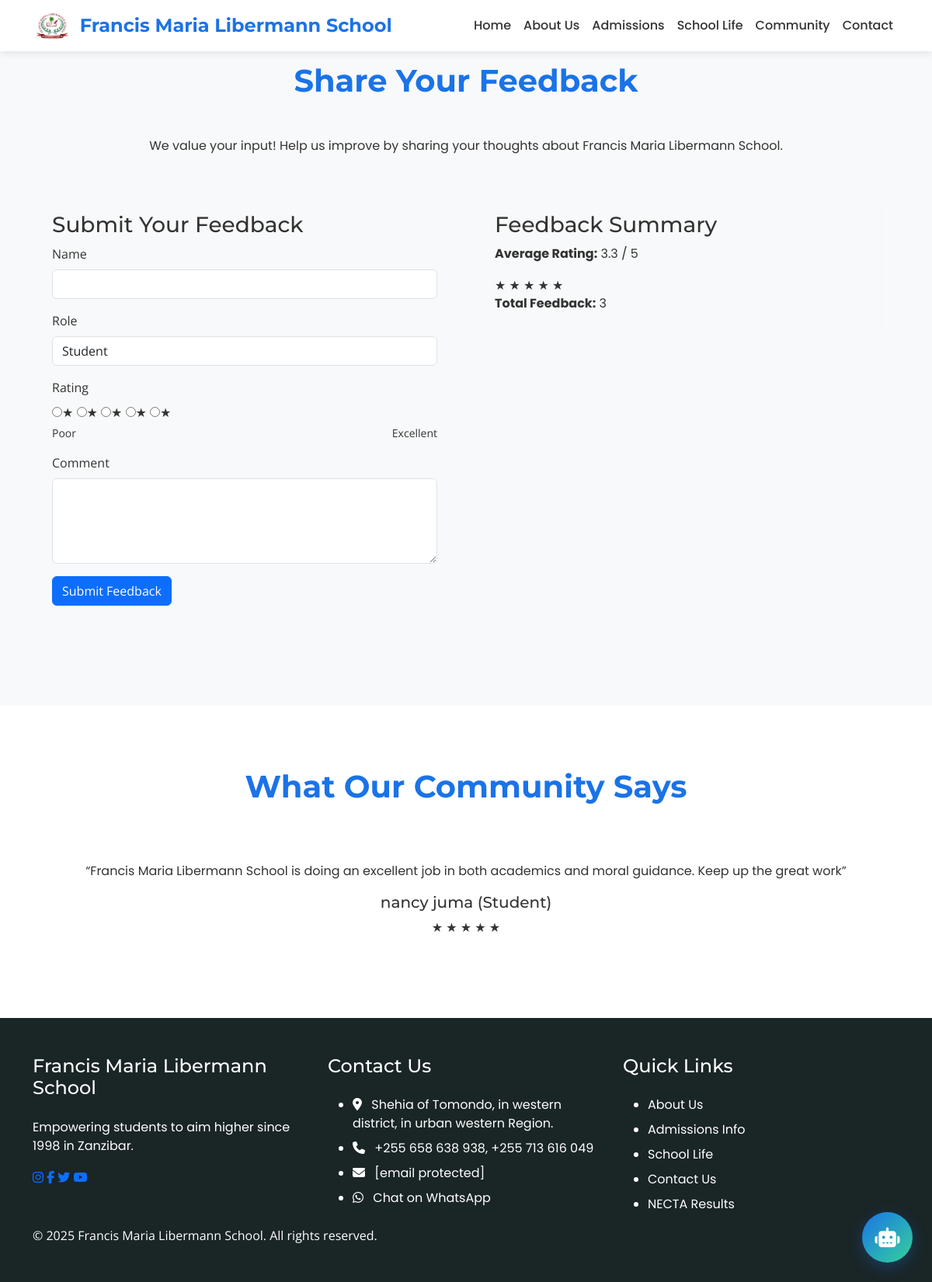
Screenshot of /feedback with the database file from the repository.
### app/models.py (models this page shows, shortened)
class Feedback(db.Model):
    id = db.Column(db.Integer, primary_key=True)
    name = db.Column(db.String(100), nullable=False)
    role = db.Column(db.String(50), nullable=False)
    comment = db.Column(db.Text, nullable=False)
    rating = db.Column(db.Integer, nullable=False)
    approved = db.Column(db.Boolean, default=False)
    created_at = db.Column(db.DateTime, default=datetime.utcnow)

### app/routes.py (the view, shortened to what this page needs)
@main.route('/feedback', methods=['GET', 'POST'])
def feedback():
    approved_feedback = Feedback.query.filter_by(approved=True).all()
    return render_template('student-feedback.html',
                           feedback_list=approved_feedback,
                           current_page='feedback')

### app/templates/student-feedback.html (shortened to what this page needs)
{% extends "base.html" %}
{% block content %}
<section id="feedback" class="section bg-light" data-aos="fade-up">
    <div class="container">
        <h2 class="section-title">Share Your Feedback</h2>
        <p class="text-center mb-5">
            We value your input! Help us improve by sharing your thoughts about Francis Maria Libermann School.
        </p>
        <div class="row">
            <div class="col-md-6 mb-4">
                <div class="glass-card p-4">
                    <h3>Submit Your Feedback</h3>
                    <form action="{{ url_for('main.feedback') }}" method="POST" data-ajax="true">
                        <div class="mb-3">
                            <label for="name" class="form-label">Name</label>
                            <input type="text" class="form-control" id="name" name="name" required>
                        </div>
                        <div class="mb-3">
                            <label for="role" class="form-label">Role</label>
                            <select class="form-control" id="role" name="role" required>
                                <option value="student">Student</option>
                            </select>
                        </div>
                        <div class="mb-3">
                            <label for="rating" class="form-label">Rating</label>
                            <div class="star-rating">
                                <input type="radio" id="star1" name="rating" value="1" required><label for="star1">★</label>
                                <input type="radio" id="star2" name="rating" value="2"><label for="star2">★</label>
                                <input type="radio" id="star3" name="rating" value="3"><label for="star3">★</label>
                                <input type="radio" id="star4" name="rating" value="4"><label for="star4">★</label>
                                <input type="radio" id="star5" name="rating" value="5"><label for="star5">★</label>
                            </div>
                            <div class="rating-labels d-flex justify-content-between mt-1">
                                <small>Poor</small>
                                <small>Excellent</small>
                            </div>
                        </div>
                        <div class="mb-3">
                            <label for="comment" class="form-label">Comment</label>
                            <textarea class="form-control" id="comment" name="comment" rows="4" required></textarea>
                        </div>
                        <button type="submit" class="btn btn-primary">Submit Feedback</button>
                    </form>
                </div>
            </div>
            <div class="col-md-6 mb-4">
                <div class="glass-card p-4">
                    <h3>Feedback Summary</h3>
                    {% if feedback_list %}
                        {% set total = feedback_list | map(attribute='rating') | list %}
                        {% set average = total | sum / total | length %}
                        <p><strong>Average Rating:</strong> {{ average | round(1) }} / 5</p>
                        <div class="star-display">
                            {% for i in range(1, 6) %}
                                <span class="star {% if i <= average %}filled{% endif %}">★</span>
                            {% endfor %}
                        </div>
                        <p><strong>Total Feedback:</strong> {{ feedback_list | length }}</p>
                    {% else %}
                        <p>No feedback available yet. Be the first to share your thoughts!</p>
                    {% endif %}
                </div>
            </div>
        </div>
    </div>
</section>
<section id="approved-feedback" class="section bg-white" data-aos="fade-up">
    <div class="container">
        <h2 class="section-title">What Our Community Says</h2>
        {% if feedback_list %}
            <div id="feedbackCarousel" class="carousel slide" data-bs-ride="carousel">
                <div class="carousel-inner">
                    {% for feedback in feedback_list %}
                        <div class="carousel-item {% if loop.first %}active{% endif %}">
                            <div class="glass-card p-4 text-center">
                                <p>“{{ feedback.comment }}”</p>
                                <h5>{{ feedback.name }} ({{ feedback.role | capitalize }})</h5>
                                <div class="star-display">
                                    {% for i in range(1, 6) %}
                                        <span class="star {% if i <= feedback.rating %}filled{% endif %}">★</span>
                                    {% endfor %}
                                </div>
                            </div>
                        </div>
                    {% endfor %}
                </div>
                <button class="carousel-control-prev" type="button" data-bs-target="#feedbackCarousel" data-bs-slide="prev">
                    <span class="carousel-control-prev-icon" aria-hidden="true"></span>
                </button>
                <button class="carousel-control-next" type="button" data-bs-target="#feedbackCarousel" data-bs-slide="next">
                    <span class="carousel-control-next-icon" aria-hidden="true"></span>
                </button>
            </div>
        {% else %}
            <p class="text-center">No approved feedback yet. Submit yours today!</p>
        {% endif %}
    </div>
</section>
{% endblock %}

### app/static/styles.css (style rules this page uses)
body { font-family: 'Open Sans', sans-serif; color: #333; margin: 0; padding: 0; overflow-x: hidden; overflow-y: hidden; transition: overflow-y 0.3s ease; }
body.loaded { overflow-y: auto; }
h1, h2, h3, h4, h5, h6 { font-family: 'Montserrat', sans-serif; }
p, a, li { font-family: 'Poppins', sans-serif; }
.section { padding: 5rem 0; }
.section-title { font-size: 2.5rem; font-weight: 700; text-align: center; margin-bottom: 3rem; color: #1a73e8; }
.glass-card { background: rgba(255, 255, 255, 0.1); backdrop-filter: blur(10px); border: 1px solid rgba(255, 255, 255, 0.2); transition: transform 0.3s ease, box-shadow 0.3s ease; }

### rows the page displays
Feedback: comment "Francis Maria Libermann School is doing an excellent job in both academics and moral guidance. Keep up the great work", name "nancy juma", role "Student"

### other values shown
{{ average | round(1) }} "3.3"
{{ feedback_list | length }} "3"
